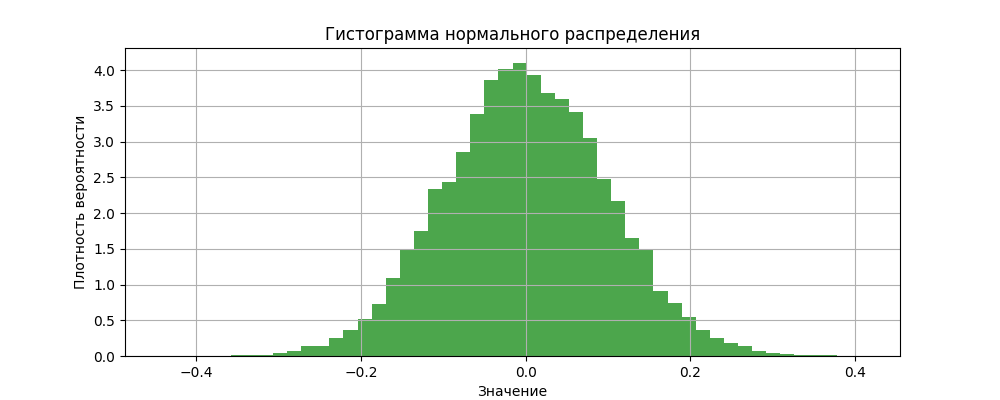

Write Python code to recreate this figure.
import numpy as np
import matplotlib.pyplot as plt

mu, sigma = 0, 0.1  # Среднее и стандартное отклонение
data = np.random.normal(mu, sigma, 10000)

# Построение гистограммы
plt.figure(figsize=(10, 4))
plt.hist(data, bins=50, density=True, alpha=0.7, color='g')
plt.title('Гистограмма нормального распределения')
plt.xlabel('Значение')
plt.ylabel('Плотность вероятности')
plt.grid(True)
plt.savefig('task2.png')
